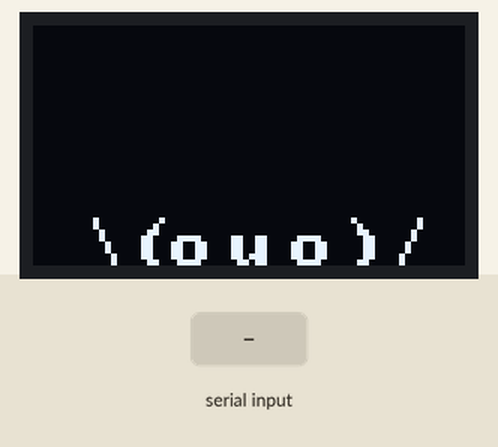
The program below on a simulated ESP32-C3. Parts: 72×40 one-colour display. Inputs (shaded band) come from the test bench. What the program prints to the serial monitor is not drawn.

Above: at 2.8 s.
2.9 s: "1\n" received over Serial
At 3.8 s:
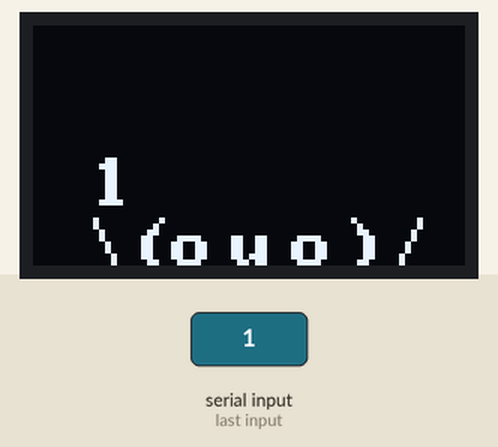
5.5 s: "0\n" received over Serial
At 6.5 s:
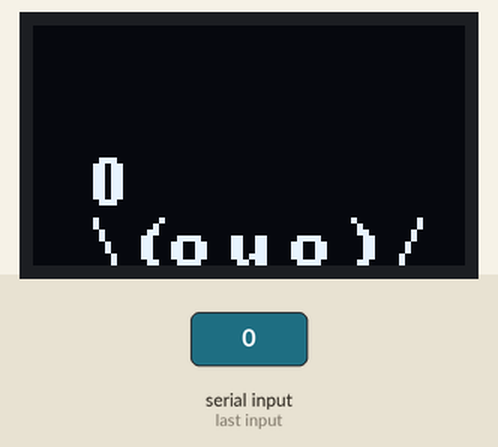
8.6 s: "2\n" received over Serial
At 9.8 s:
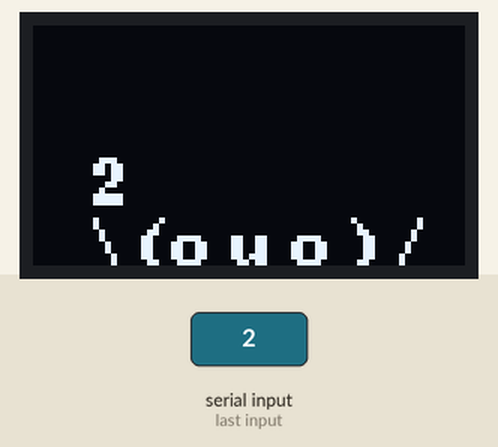
Timing chart, 0 to 11.6 s (numbered marks = the images above; inputs shaded):
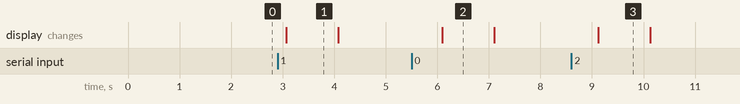

The program:

main.cpp
```cpp
#include <Arduino.h>
#include <U8g2lib.h>
#include <Wire.h>

#define SDA_PIN 5  // là où passent les données
#define SCL_PIN 6  // clock pour gérér la synchro ?
#define MAX_X 72
#define MAX_Y 40

// constructor pour l'écran
U8G2_SSD1306_72X40_ER_F_HW_I2C u8g2(
    U8G2_R0,
    /* reset=*/U8X8_PIN_NONE);  // EastRising 0.42" OLED

// parse and clean msg into buffer
int parse_msg(String msg, char** res) {
    msg.trim();
    msg.toCharArray(*res, 256, 0);

    return 0;
}

void setup() {
    // put your setup code here, to run once:
    Serial.begin(115200);
    Wire.begin(SDA_PIN, SCL_PIN);  // permet la communication avec l'écran
    u8g2.begin();                  // on initialise la bibliothèque graphique
    u8g2.setFont(u8g2_font_ncenB08_tr);
}
void loop() {
    // put your main code here, to run repeatedly:

    u8g2.clearBuffer();  // on nettoie le buffer avant de l'utiliser

    if (Serial.available() > 0) {
        char msg[256];
        char* ptrMsg = msg;  // cpp things

        parse_msg(Serial.readStringUntil('\n'), &ptrMsg);

        Serial.print("Message envoyé : ");
        Serial.println(msg);

        u8g2.drawStr(10, 30, msg);  // on écrit le message dans le buffer
    }

    u8g2.drawStr(10, 40, "\\ (o u o ) /");
    u8g2.sendBuffer();  // on écrit le buffer via Wire pour l'afficher sur
                        // l'écran

    delay(1000);  // on attend 1 seconde à la fin de chaque tour
}
```

Measured:
- after the input at 2.9 s, the display: changes after 0.17 s (image 1)
- after the input at 5.5 s, the display: changes after 0.59 s (image 2)
- after the input at 8.6 s, the display: changes after 0.52 s (image 3)
- what the display in image 1 shows lasts 1.0 s, from 3.1 s to 4.1 s
